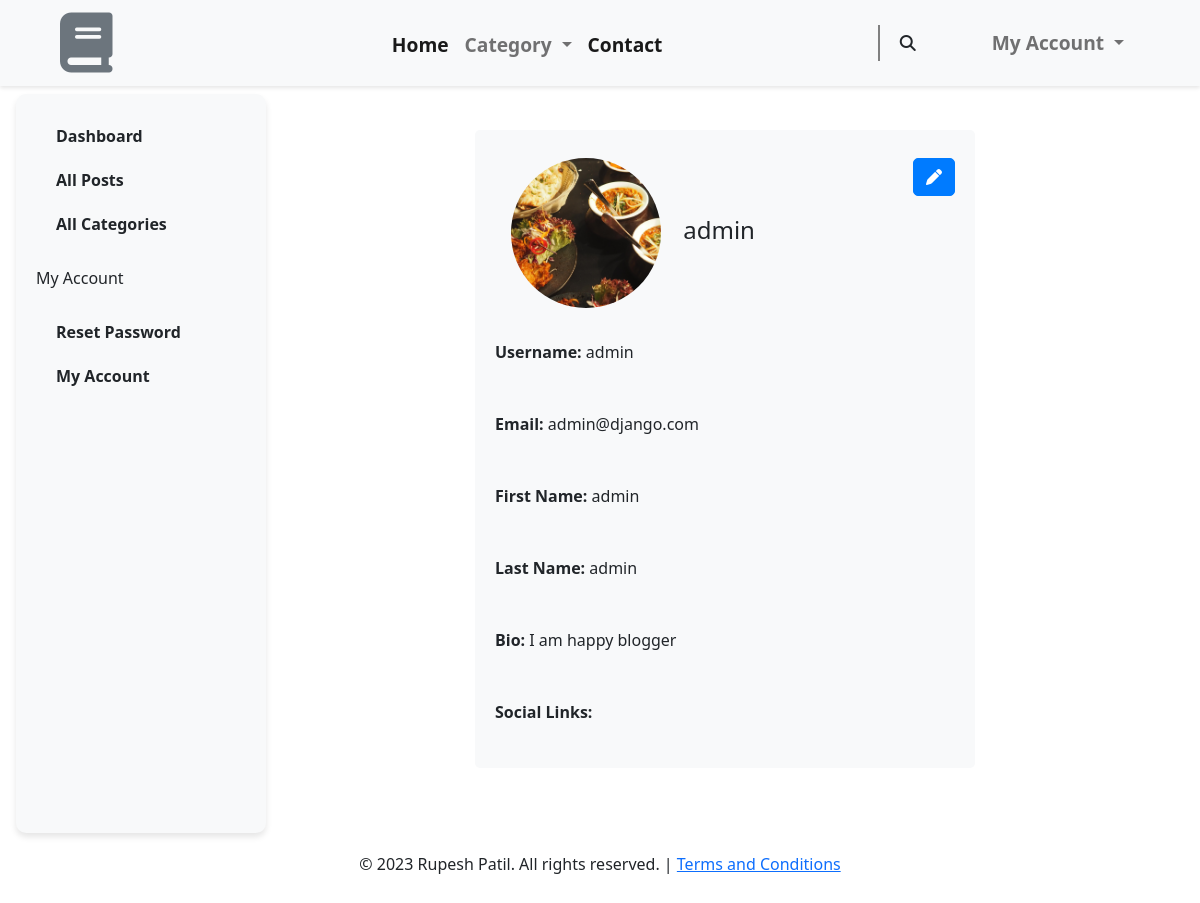
Screenshot of /myaccount/ (signed in) with the database file from the repository.
### BlogApp/models.py (models this page shows, shortened)
class UserProfile(models.Model):
  user = models.OneToOneField(User, on_delete=models.CASCADE)
  profile_picture = models.ImageField(upload_to='profile_pictures', null=True, blank=True)
  bio = models.TextField()
  social_media_links = models.URLField()

### BlogApp/views.py (the view)
# urls.py: path('myaccount/', myaccount, name = 'myaccount'),
@login_required
def myaccount(request):
    try:
        if request.user.is_superuser:
            print('yes')
            user_profile, created = UserProfile.objects.get_or_create(user=request.user)
        else:
            user_profile = UserProfile.objects.get(user=request.user)
    except UserProfile.DoesNotExist:
        user_profile = None
    return render(request, 'registration/profile.html', {'user_profile': user_profile})

### BlogApp/templatetags/category_tags.py (called while the page is built)
@register.simple_tag
def get_all_categories():
  return Category.objects.all()

### templates/registration/profile.html (shortened to what this page needs)
{% extends 'index.html' %}
{% block content %}
<div class="sidebar my-2 mx-lg-3 mx-0">
  <ul class="nav flex-column">
    <li class="nav-item">
      <a class="nav-link" href="/accounts/profile/">Dashboard</a>
    </li>
    <li class="nav-item">
      <a class="nav-link" href="/posts/">All Posts</a>
    </li>
    <li class="nav-item">
      <a class="nav-link" href="/categories/">All Categories</a>
    </li>
    <li class="nav-item">
      <a class="nav-link" href="#"></a>
    </li>
    <li class="nav-item header">
      <span class="py-5">My Account </span>
    </li>
    <li class="nav-item">
      <a class="nav-link" href="#"></a>
    </li>
    <li class="nav-item">
      <a class="nav-link" href="{% url 'password_change' %}">Reset Password </a>
    </li>
    <li class="nav-item">
      <a class="nav-link" href="{% url 'myaccount' %}">My Account </a>
    </li>
  </ul>
</div>
<div class="content">
 {% if user_profile %}
  <div class="container myprofile mt-4 mb-3">
    <div class="user-details">
      <div class="d-flex justify-content-between my-2 py-0 pb-0">
        <div>
          <h5>
            {% if user_profile.profile_picture %}
            <img src="{{ user_profile.profile_picture.url }}" alt="" class="img-fluid profile-picture mx-3">
            {% endif %}
        {{ user_profile.user.username }}
      </h5>
      </div>
      <div>
        <a href="{% url 'update_profile' %}" class="btn btn-primary "> <i class="fas fa-pen "></i></a>
      </div>
    </div>
        <p class="py-4"><strong>Username:</strong> {{ user_profile.user.username }}</p>
        <p class="py-4"><strong>Email:</strong> {{ user_profile.user.email }}</p>
        <p class="py-4"><strong>First Name:</strong> {{ user_profile.user.first_name }}</p>
        <p class="py-4"><strong>Last Name:</strong> {{ user_profile.user.last_name }}</p>
        <p class="py-4"><strong>Bio:</strong> {{ user_profile.bio }}</p>
        <p class="py-4"><strong>Social Links:</strong> {{ user_profile.social_media_links }}</p>
    </div>
  </div>
  {% endif %}
{% endblock content %}

### static/style.css (style rules this page uses)
body { margin: 0 auto; box-sizing: border-box; }
.btn-primary { font-size: 16px; }
.btn-primary { background-color: #007bff; border-color: #007bff; }

### templates/registration/profile.html (style rules this page uses)
.profile-picture { width: 150px; height: 150px; border-radius: 50%; object-fit: cover; }
.sidebar { width: 250px; background-color: #f8f9fa; padding: 20px; position: fixed; height: 80%; overflow-y: auto; }
.sidebar .nav-link { color: #212529; font-weight: bold; padding: 10px 20px; display: block; text-decoration: none; transition: background-color 0.3s ease; }
.content { margin-left: 250px; padding: 20px; }
.sidebar { box-shadow: 0 4px 6px rgba(0, 0, 0, 0.1); border-radius: 10px; }
.sidebar .nav-link { border-radius: 5px; }
.content { background-color: #fff; border-radius: 10px; }
.container.myprofile { margin-top: 4rem; margin-bottom: 3rem; }
.user-details { padding: 1rem; background-color: #f5f5f5; border-radius: 5px; }
.user-details h5 { margin: 0; font-size: 1.5rem; }
.user-details a.btn { color: #fff; background-color: #007bff; border-color: #007bff; font-size: 1rem; padding: 0.375rem 0.75rem; border-radius: 5px; text-decoration: none; }
.user-details p { margin: 0; padding-top: 1rem; }
.user-details strong { font-weight: bold; }
.user-details { max-width: 500px; margin: 0 auto; padding: 20px; background-color: #f8f9fa; border-radius: 5px; }

### rows the page displays
UserProfile: profile_picture (picture), user.username "admin", user.email "admin@django.com", user.first_name "admin", user.last_name "admin", bio "I am happy blogger"
